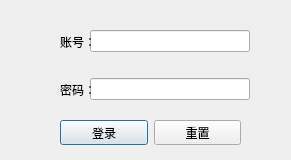
<?xml version="1.0" encoding="UTF-8"?>
<ui version="4.0">
 <class>Form</class>
 <widget class="QWidget" name="Form">
  <property name="windowModality">
   <enum>Qt::ApplicationModal</enum>
  </property>
  <property name="geometry">
   <rect>
    <x>0</x>
    <y>0</y>
    <width>291</width>
    <height>160</height>
   </rect>
  </property>
  <property name="contextMenuPolicy">
   <enum>Qt::NoContextMenu</enum>
  </property>
  <property name="windowTitle">
   <string>广州和邦物流有限公司运输记录系统</string>
  </property>
  <property name="windowIcon">
   <iconset>
    <normaloff>res/icon.png</normaloff>res/icon.png</iconset>
  </property>
  <widget class="QWidget" name="layoutWidget">
   <property name="geometry">
    <rect>
     <x>90</x>
     <y>10</y>
     <width>160</width>
     <height>111</height>
    </rect>
   </property>
   <layout class="QVBoxLayout" name="verticalLayout_2">
    <item>
     <widget class="QLineEdit" name="userNameTx"/>
    </item>
    <item>
     <widget class="QLineEdit" name="passWordTx">
      <property name="echoMode">
       <enum>QLineEdit::Password</enum>
      </property>
     </widget>
    </item>
   </layout>
  </widget>
  <widget class="QWidget" name="layoutWidget">
   <property name="geometry">
    <rect>
     <x>60</x>
     <y>20</y>
     <width>51</width>
     <height>91</height>
    </rect>
   </property>
   <layout class="QVBoxLayout" name="verticalLayout">
    <item>
     <widget class="QLabel" name="label">
      <property name="text">
       <string>账号：</string>
      </property>
      <property name="textFormat">
       <enum>Qt::LogText</enum>
      </property>
     </widget>
    </item>
    <item>
     <widget class="QLabel" name="label_2">
      <property name="text">
       <string>密码：</string>
      </property>
     </widget>
    </item>
   </layout>
  </widget>
  <widget class="QWidget" name="layoutWidget">
   <property name="geometry">
    <rect>
     <x>60</x>
     <y>120</y>
     <width>181</width>
     <height>25</height>
    </rect>
   </property>
   <layout class="QHBoxLayout" name="horizontalLayout">
    <item>
     <widget class="QPushButton" name="okBtn">
      <property name="text">
       <string>登录</string>
      </property>
      <property name="default">
       <bool>true</bool>
      </property>
     </widget>
    </item>
    <item>
     <widget class="QPushButton" name="resetBtn">
      <property name="text">
       <string>重置</string>
      </property>
     </widget>
    </item>
   </layout>
  </widget>
 </widget>
 <tabstops>
  <tabstop>okBtn</tabstop>
  <tabstop>resetBtn</tabstop>
  <tabstop>userNameTx</tabstop>
  <tabstop>passWordTx</tabstop>
 </tabstops>
 <resources/>
 <connections/>
</ui>
